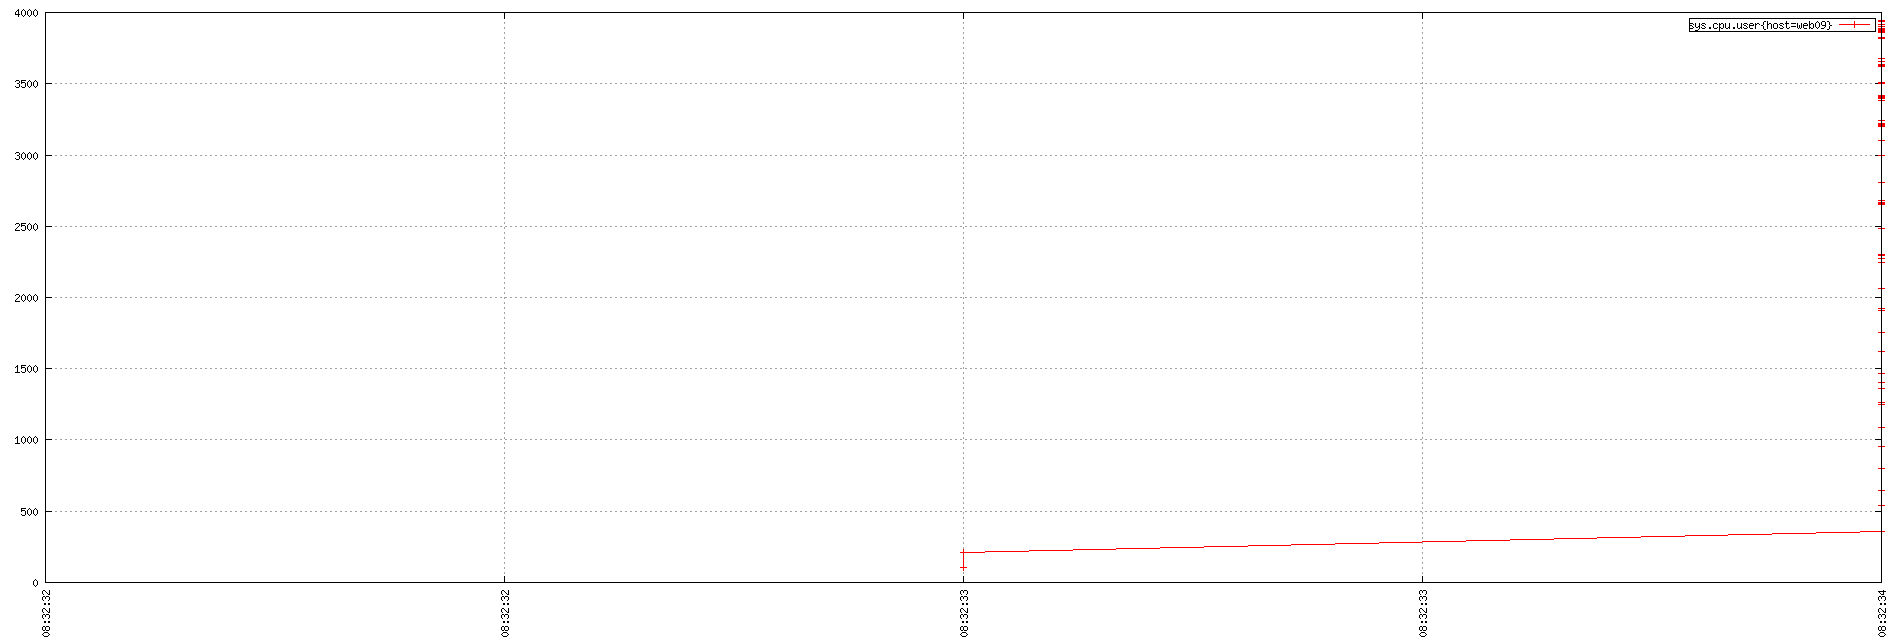

Write the gnuplot code that produced this figure.
set term png small size 1900,644
set xdata time
set timefmt "%s"
if (GPVAL_VERSION < 4.6) set xtics rotate; else set xtics rotate right
set output "${TMPDIR-'tmp'}/tsd/f65df0ae.png"
set xrange ["1673771552":"1673771554"]
set format x "%H:%M:%S"
set grid
set style data linespoint
set key right box
set yrange [0:]
plot  "${TMPDIR-'tmp'}/tsd/f65df0ae_0.dat" using 1:2 title "sys.cpu.user{host=web09}"
